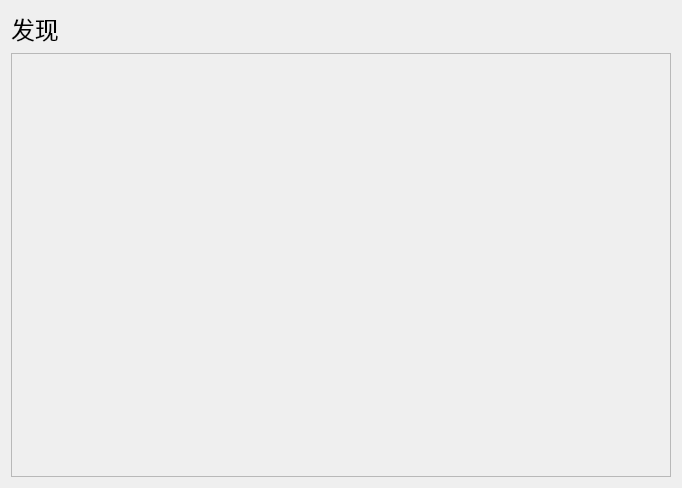
<?xml version="1.0" encoding="UTF-8"?>
<ui version="4.0">
 <class>DiscoveryPage</class>
 <widget class="QWidget" name="DiscoveryPage">
  <property name="geometry">
   <rect>
    <x>0</x>
    <y>0</y>
    <width>682</width>
    <height>488</height>
   </rect>
  </property>
  <layout class="QVBoxLayout" name="verticalLayout">
   <item>
    <widget class="QLabel" name="label">
     <property name="font">
      <font>
       <family>华文琥珀</family>
       <pointsize>18</pointsize>
      </font>
     </property>
     <property name="text">
      <string>发现</string>
     </property>
    </widget>
   </item>
   <item>
    <widget class="QScrollArea" name="scrollArea">
     <property name="widgetResizable">
      <bool>true</bool>
     </property>
     <widget class="QWidget" name="scrollAreaWidgetContents">
      <property name="geometry">
       <rect>
        <x>0</x>
        <y>0</y>
        <width>668</width>
        <height>451</height>
       </rect>
      </property>
      <layout class="QGridLayout" name="gridLayout"/>
     </widget>
    </widget>
   </item>
  </layout>
 </widget>
 <resources/>
 <connections/>
</ui>
